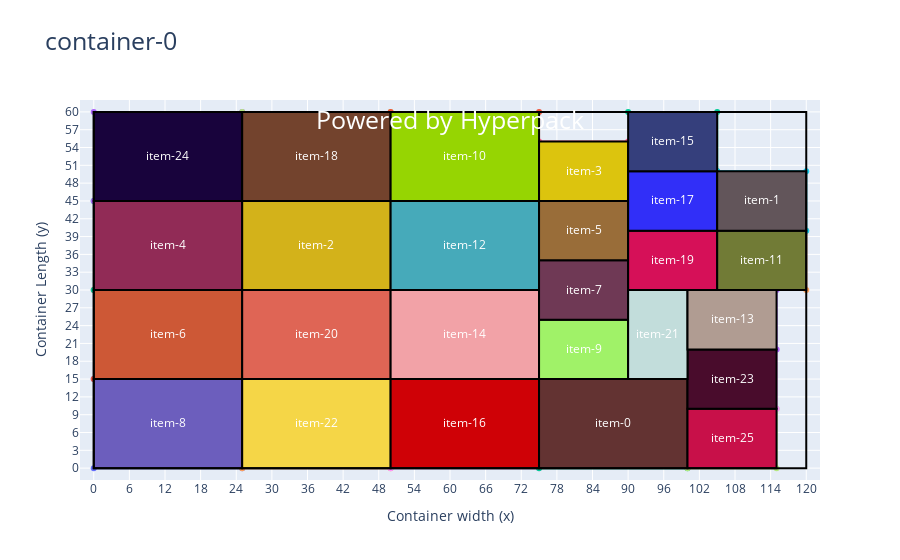

Notebook code cell kept with this figure:
### Code cell
import geopandas as gpd
from shapely.geometry import box, Polygon
from hyperpack import HyperPack
import re

# Función para generar ítems adicionales
def generate_balanced_items(count, figure_1, figure_2):
    items = {}
    for i in range(count):
        items[f"item-{2*i}"] = figure_1
        items[f"item-{2*i+1}"] = figure_2
    return items

# Función para verificar y agregar ítems hasta que se llene el contenedor
def pack_items_until_full(container, figure_1, figure_2, settings):
    count = 1  # Empezamos con una figura de cada tipo
    max_count = 0
    while True:
        items = generate_balanced_items(count, figure_1, figure_2)
        problem_data = {
            "containers": container,
            "items": items,
            "settings": settings
        }
        
        # Crear la instancia del problema
        problem = HyperPack(**problem_data)
        
        # Realizar la búsqueda
        problem.hypersearch()
        
        # Obtener la solución
        solution_log = problem.log_solution()
        print(solution_log)

        # Extraer ítems restantes del log
        remaining_items_match = re.search(r"Remaining items : \[(.*)\]", solution_log)
        remaining_items = remaining_items_match.group(1).split(", ") if remaining_items_match else []

        # Si hay ítems restantes, hemos terminado
        if remaining_items and remaining_items[0] != '':
            break
        
        # Si no hay ítems restantes, almacenar el máximo alcanzado
        max_count = count
        
        # Aumentar el contador de figuras
        count += 1
    
    # Retroceder un paso para la solución final sin residuos
    items = generate_balanced_items(max_count, figure_1, figure_2)
    problem_data = {
        "containers": container,
        "items": items,
        "settings": settings
    }
    
    # Crear la instancia final del problema
    problem = HyperPack(**problem_data)
    problem.hypersearch()
    
    # Mostrar la figura final de la solución
    problem.create_figure(show=True)
    return problem.solution

# Pedir al usuario que ingrese las dimensiones del contenedor y las figuras
def get_user_input():
    W = int(input("Ingrese el ancho del contenedor: "))
    L = int(input("Ingrese el largo del contenedor: "))
    
    w1 = int(input("Ingrese el ancho de la figura 1: "))
    l1 = int(input("Ingrese el largo de la figura 1: "))
    
    w2 = int(input("Ingrese el ancho de la figura 2: "))
    l2 = int(input("Ingrese el largo de la figura 2: "))
    
    container = {
        "container-0": {
            "W": W,
            "L": L
        }
    }
    
    figure_1 = {"w": w1, "l": l1}
    figure_2 = {"w": w2, "l": l2}
    
    return container, figure_1, figure_2

# Función para guardar la solución en un archivo shapefile
def save_solution_as_shapefile(solution, filename="solution.shp"):
    geometries = []
    for container_id, items in solution.items():
        for item_id, coords in items.items():
            x, y, width, height = coords
            rectangle = box(x, y, x + width, y + height)
            geometries.append(rectangle)
    
    gdf = gpd.GeoDataFrame(geometry=geometries)
    gdf.to_file(filename, driver="ESRI Shapefile")
    print(f"Solution saved to {filename}")

# Definir la configuración (settings)
settings = {
    "algorithm": "hypersearch",
    "max_iterations": 1000
}

# Obtener entradas del usuario
container, figure_1, figure_2 = get_user_input()

# Ejecutar la función para empaquetar ítems hasta que se llene el contenedor
solution = pack_items_until_full(container, figure_1, figure_2, settings)
print("Final Solution:")
print(solution)

# Guardar la solución en un archivo shapefile
save_solution_as_shapefile(solution)

### Figure 1 — Plotly figure (JSON) as saved in the notebook; plotly's stock layout.template omitted (floating-point values rounded to 4 significant figures)
{"data": [{"hoverinfo": "x+y", "showlegend": false, "type": "scatter", "x": [0, 25, 25, 0], "y": [0, 0, 15, 15]}, {"hoverinfo": "x+y", "showlegend": false, "type": "scatter", "x": [0, 25, 25, 0], "y": [15, 15, 30, 30]}, {"hoverinfo": "x+y", "showlegend": false, "type": "scatter", "x": [0, 25, 25, 0], "y": [30, 30, 45, 45]}, {"hoverinfo": "x+y", "showlegend": false, "type": "scatter", "x": [0, 25, 25, 0], "y": [45, 45, 60, 60]}, {"hoverinfo": "x+y", "showlegend": false, "type": "scatter", "x": [25, 50, 50, 25], "y": [0, 0, 15, 15]}, {"hoverinfo": "x+y", "showlegend": false, "type": "scatter", "x": [25, 50, 50, 25], "y": [15, 15, 30, 30]}, {"hoverinfo": "x+y", "showlegend": false, "type": "scatter", "x": [25, 50, 50, 25], "y": [30, 30, 45, 45]}, {"hoverinfo": "x+y", "showlegend": false, "type": "scatter", "x": [25, 50, 50, 25], "y": [45, 45, 60, 60]}, {"hoverinfo": "x+y", "showlegend": false, "type": "scatter", "x": [50, 75, 75, 50], "y": [0, 0, 15, 15]}, {"hoverinfo": "x+y", "showlegend": false, "type": "scatter", "x": [50, 75, 75, 50], "y": [15, 15, 30, 30]}, {"hoverinfo": "x+y", "showlegend": false, "type": "scatter", "x": [50, 75, 75, 50], "y": [30, 30, 45, 45]}, {"hoverinfo": "x+y", "showlegend": false, "type": "scatter", "x": [50, 75, 75, 50], "y": [45, 45, 60, 60]}, {"hoverinfo": "x+y", "showlegend": false, "type": "scatter", "x": [75, 100, 100, 75], "y": [0, 0, 15, 15]}, {"hoverinfo": "x+y", "showlegend": false, "type": "scatter", "x": [75, 90, 90, 75], "y": [15, 15, 25, 25]}, {"hoverinfo": "x+y", "showlegend": false, "type": "scatter", "x": [75, 90, 90, 75], "y": [25, 25, 35, 35]}, {"hoverinfo": "x+y", "showlegend": false, "type": "scatter", "x": [75, 90, 90, 75], "y": [35, 35, 45, 45]}, {"hoverinfo": "x+y", "showlegend": false, "type": "scatter", "x": [75, 90, 90, 75], "y": [45, 45, 55, 55]}, {"hoverinfo": "x+y", "showlegend": false, "type": "scatter", "x": [100, 115, 115, 100], "y": [0, 0, 10, 10]}, {"hoverinfo": "x+y", "showlegend": false, "type": "scatter", "x": [100, 115, 115, 100], "y": [10, 10, 20, 20]}, {"hoverinfo": "x+y", "showlegend": false, "type": "scatter", "x": [90, 100, 100, 90], "y": [15, 15, 30, 30]}, {"hoverinfo": "x+y", "showlegend": false, "type": "scatter", "x": [90, 105, 105, 90], "y": [30, 30, 40, 40]}, {"hoverinfo": "x+y", "showlegend": false, "type": "scatter", "x": [90, 105, 105, 90], "y": [40, 40, 50, 50]}, {"hoverinfo": "x+y", "showlegend": false, "type": "scatter", "x": [90, 105, 105, 90], "y": [50, 50, 60, 60]}, {"hoverinfo": "x+y", "showlegend": false, "type": "scatter", "x": [100, 115, 115, 100], "y": [20, 20, 30, 30]}, {"hoverinfo": "x+y", "showlegend": false, "type": "scatter", "x": [105, 120, 120, 105], "y": [30, 30, 40, 40]}, {"hoverinfo": "x+y", "showlegend": false, "type": "scatter", "x": [105, 120, 120, 105], "y": [40, 40, 50, 50]}], "layout": {"annotations": [{"font": {"color": "white", "size": 25}, "showarrow": false, "text": "Powered by Hyperpack", "x": 0.5, "xref": "x domain", "y": 1, "yref": "y domain"}], "shapes": [{"fillcolor": "#6c5ebd", "label": {"font": {"color": "white", "size": 12}, "text": "item-8"}, "line": {"color": "black"}, "type": "rect", "x0": 0, "x1": 25, "y0": 0, "y1": 15}, {"fillcolor": "#cd5836", "label": {"font": {"color": "white", "size": 12}, "text": "item-6"}, "line": {"color": "black"}, "type": "rect", "x0": 0, "x1": 25, "y0": 15, "y1": 30}, {"fillcolor": "#912b56", "label": {"font": {"color": "white", "size": 12}, "text": "item-4"}, "line": {"color": "black"}, "type": "rect", "x0": 0, "x1": 25, "y0": 30, "y1": 45}, {"fillcolor": "#18033c", "label": {"font": {"color": "white", "size": 12}, "text": "item-24"}, "line": {"color": "black"}, "type": "rect", "x0": 0, "x1": 25, "y0": 45, "y1": 60}, {"fillcolor": "#f5d647", "label": {"font": {"color": "white", "size": 12}, "text": "item-22"}, "line": {"color": "black"}, "type": "rect", "x0": 25, "x1": 50, "y0": 0, "y1": 15}, {"fillcolor": "#df6555", "label": {"font": {"color": "white", "size": 12}, "text": "item-20"}, "line": {"color": "black"}, "type": "rect", "x0": 25, "x1": 50, "y0": 15, "y1": 30}, {"fillcolor": "#d3b21a", "label": {"font": {"color": "white", "size": 12}, "text": "item-2"}, "line": {"color": "black"}, "type": "rect", "x0": 25, "x1": 50, "y0": 30, "y1": 45}, {"fillcolor": "#73432d", "label": {"font": {"color": "white", "size": 12}, "text": "item-18"}, "line": {"color": "black"}, "type": "rect", "x0": 25, "x1": 50, "y0": 45, "y1": 60}, {"fillcolor": "#cf0106", "label": {"font": {"color": "white", "size": 12}, "text": "item-16"}, "line": {"color": "black"}, "type": "rect", "x0": 50, "x1": 75, "y0": 0, "y1": 15}, {"fillcolor": "#f2a2a7", "label": {"font": {"color": "white", "size": 12}, "text": "item-14"}, "line": {"color": "black"}, "type": "rect", "x0": 50, "x1": 75, "y0": 15, "y1": 30}, {"fillcolor": "#46aaba", "label": {"font": {"color": "white", "size": 12}, "text": "item-12"}, "line": {"color": "black"}, "type": "rect", "x0": 50, "x1": 75, "y0": 30, "y1": 45}, {"fillcolor": "#96d502", "label": {"font": {"color": "white", "size": 12}, "text": "item-10"}, "line": {"color": "black"}, "type": "rect", "x0": 50, "x1": 75, "y0": 45, "y1": 60}, {"fillcolor": "#633332", "label": {"font": {"color": "white", "size": 12}, "text": "item-0"}, "line": {"color": "black"}, "type": "rect", "x0": 75, "x1": 100, "y0": 0, "y1": 15}, {"fillcolor": "#a0f268", "label": {"font": {"color": "white", "size": 12}, "text": "item-9"}, "line": {"color": "black"}, "type": "rect", "x0": 75, "x1": 90, "y0": 15, "y1": 25}, {"fillcolor": "#6f3955", "label": {"font": {"color": "white", "size": 12}, "text": "item-7"}, "line": {"color": "black"}, "type": "rect", "x0": 75, "x1": 90, "y0": 25, "y1": 35}, {"fillcolor": "#996d39", "label": {"font": {"color": "white", "size": 12}, "text": "item-5"}, "line": {"color": "black"}, "type": "rect", "x0": 75, "x1": 90, "y0": 35, "y1": 45}, {"fillcolor": "#dcc40e", "label": {"font": {"color": "white", "size": 12}, "text": "item-3"}, "line": {"color": "black"}, "type": "rect", "x0": 75, "x1": 90, "y0": 45, "y1": 55}, {"fillcolor": "#c81049", "label": {"font": {"color": "white", "size": 12}, "text": "item-25"}, "line": {"color": "black"}, "type": "rect", "x0": 100, "x1": 115, "y0": 0, "y1": 10}, {"fillcolor": "#490c2c", "label": {"font": {"color": "white", "size": 12}, "text": "item-23"}, "line": {"color": "black"}, "type": "rect", "x0": 100, "x1": 115, "y0": 10, "y1": 20}, {"fillcolor": "#c2dddb", "label": {"font": {"color": "white", "size": 12}, "text": "item-21"}, "line": {"color": "black"}, "type": "rect", "x0": 90, "x1": 100, "y0": 15, "y1": 30}, {"fillcolor": "#d61058", "label": {"font": {"color": "white", "size": 12}, "text": "item-19"}, "line": {"color": "black"}, "type": "rect", "x0": 90, "x1": 105, "y0": 30, "y1": 40}, {"fillcolor": "#312ff8", "label": {"font": {"color": "white", "size": 12}, "text": "item-17"}, "line": {"color": "black"}, "type": "rect", "x0": 90, "x1": 105, "y0": 40, "y1": 50}, {"fillcolor": "#353f7c", "label": {"font": {"color": "white", "size": 12}, "text": "item-15"}, "line": {"color": "black"}, "type": "rect", "x0": 90, "x1": 105, "y0": 50, "y1": 60}, {"fillcolor": "#b09c92", "label": {"font": {"color": "white", "size": 12}, "text": "item-13"}, "line": {"color": "black"}, "type": "rect", "x0": 100, "x1": 115, "y0": 20, "y1": 30}, {"fillcolor": "#717b36", "label": {"font": {"color": "white", "size": 12}, "text": "item-11"}, "line": {"color": "black"}, "type": "rect", "x0": 105, "x1": 120, "y0": 30, "y1": 40}, {"fillcolor": "#62555a", "label": {"font": {"color": "white", "size": 12}, "text": "item-1"}, "line": {"color": "black"}, "type": "rect", "x0": 105, "x1": 120, "y0": 40, "y1": 50}, {"line": {"color": "Black", "width": 2}, "type": "rect", "x0": 0, "x1": 120, "y0": 0, "y1": 60}], "title": {"font": {"size": 25}, "text": "container-0"}, "xaxis": {"dtick": 6, "range": [-2, 122], "tick0": 0, "title": {"text": "Container width (x)"}, "zeroline": true, "zerolinewidth": 1}, "yaxis": {"dtick": 3, "range": [-2, 62], "scaleanchor": "x", "scaleratio": 1, "tick0": 0, "title": {"text": "Container Length (y)"}, "zeroline": true, "zerolinewidth": 1}}}
